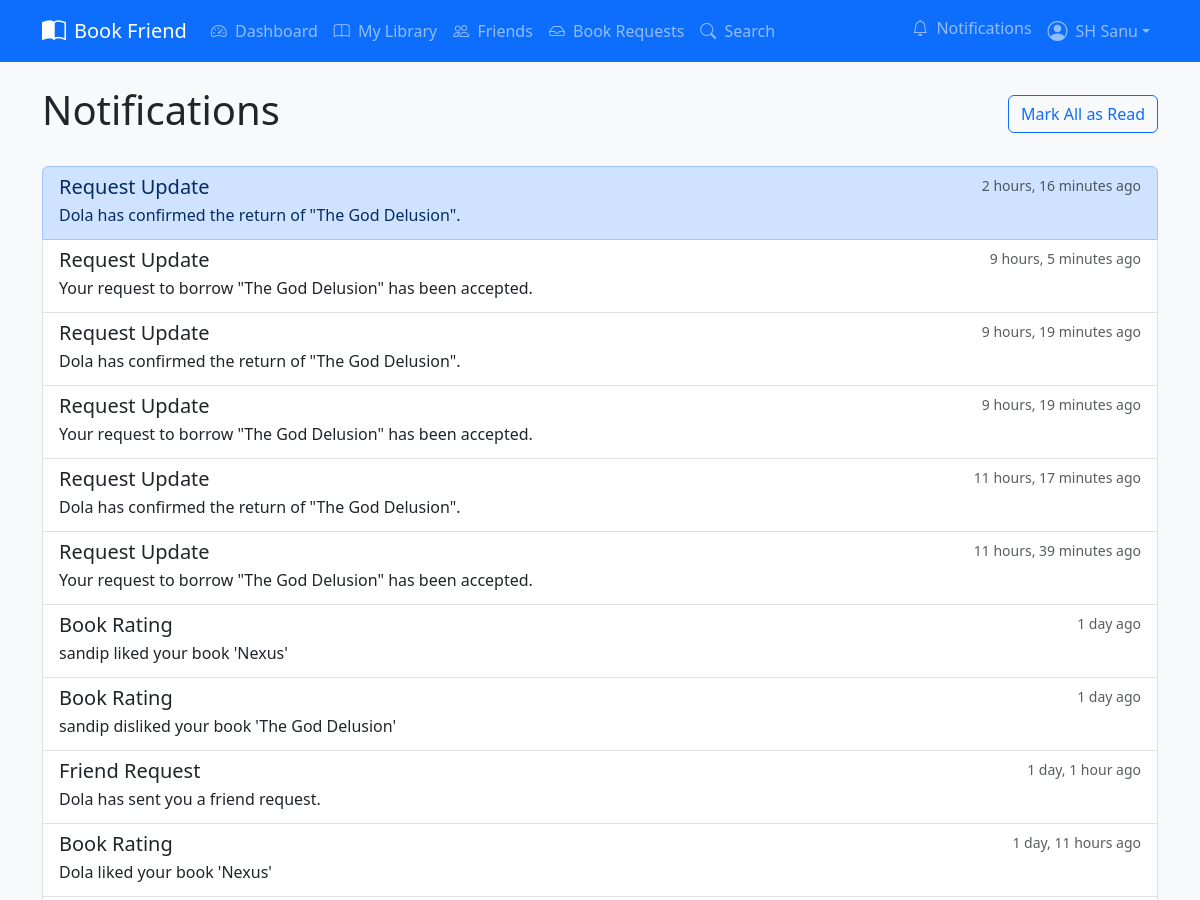
Page /notifications/ (signed in, upper part) on the earlier database version.
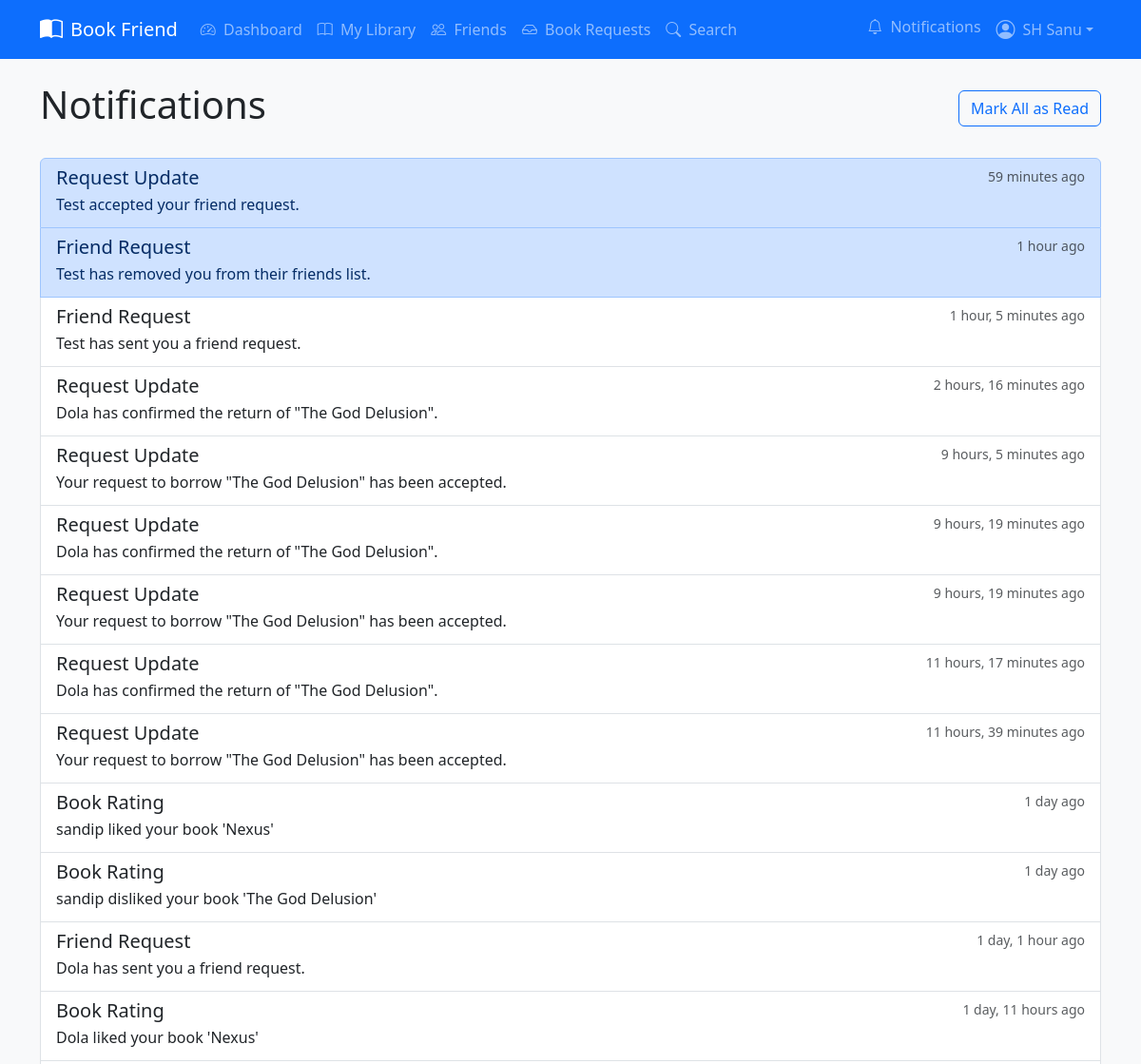
Same page on the later database version.
### Core/models.py (models this page shows, shortened)
class Notification(models.Model):
    TYPE_CHOICES = [
        ('friend_request', 'Friend Request'),
        ('book_request', 'Book Request'),
        ('request_update', 'Request Update'),
        ('due_reminder', 'Due Reminder'),
        ('book_rating', 'Book Rating'),
        ('book_review', 'Book Review'), # Added book review notification type
    ]
    user = models.ForeignKey(User, on_delete=models.CASCADE)
    notification_type = models.CharField(max_length=20, choices=TYPE_CHOICES)
    message = models.TextField()
    read = models.BooleanField(default=False)
    created_at = models.DateTimeField(auto_now_add=True)
    related_user = models.ForeignKey(User, on_delete=models.SET_NULL, null=True, blank=True, related_name='related_notifications')
    related_book = models.ForeignKey(Book, on_delete=models.SET_NULL, null=True, blank=True)
    related_book_request = models.ForeignKey(BookRequest, on_delete=models.SET_NULL, null=True, blank=True)
    related_friendship = models.ForeignKey(Friendship, on_delete=models.SET_NULL, null=True, blank=True)
    related_book_review = models.ForeignKey('BookReview', on_delete=models.SET_NULL, null=True, blank=True) # Added book review relation

### Core/views.py (the view)
# urls.py: path("notifications/", views.notifications_view, name="notifications"),
@login_required
def notifications_view(request):
    notifications = Notification.objects.filter(user=request.user).order_by(
        "-created_at"
    )
    unread_count = notifications.filter(read=False).count()
    if request.method == "POST":
        notifications.filter(read=False).update(read=True)
        return redirect("core:notifications")
    context = {
        "notifications": notifications,
        "unread_count": unread_count,
    }
    return render(request, "core/notifications/list.html", context)

### Core/context_processors.py (called while the page is built)
def notification_count(request):
    if request.user.is_authenticated:
        unread_count = Notification.objects.filter(user=request.user, read=False).count()
        return {'unread_notifications': unread_count}
    return {'unread_notifications': 0}

### templates/core/notifications/list.html (shortened to what this page needs)
{% extends 'core/base.html' %}
{% block content %}
<div class="container">
    <div class="d-flex justify-content-between align-items-center mb-4">
        <h1>Notifications</h1>
        {% if unread_count %}
            <form method="post">
                <button type="submit" class="btn btn-outline-primary">Mark All as Read</button>
            </form>
        {% endif %}
    </div>
    {% if notifications %}
        <div class="list-group">
            {% for notification in notifications %}
                <a href="{% url 'core:notification_redirect' notification.id %}" class="list-group-item list-group-item-action {% if not notification.read %}list-group-item-primary{% endif %}">
                    <div class="d-flex w-100 justify-content-between">
                        <h5 class="mb-1">{{ notification.get_notification_type_display }}</h5>
                        <small class="text-muted">{{ notification.created_at|timesince }} ago</small>
                    </div>
                    <p class="mb-1">{{ notification.message }}</p>
                </a>
            {% endfor %}
        </div>
    {% else %}
        <p class="text-muted">No notifications yet.</p>
    {% endif %}
</div>
{% endblock %}

Differences in the rows shown:
added Notification: notification_type "Request Update", created_at "59 minutes", message "Test accepted your friend request.", read False (drawn)
added Notification: notification_type "Friend Request", created_at "1 hour", message "Test has removed you from their friends list.", read False (drawn)
added Notification: notification_type "Friend Request", created_at "1 hour, 5 minutes", message "Test has sent you a friend request."
changed Notification "2 hours, 16 minutes": read False → True (drawn)
